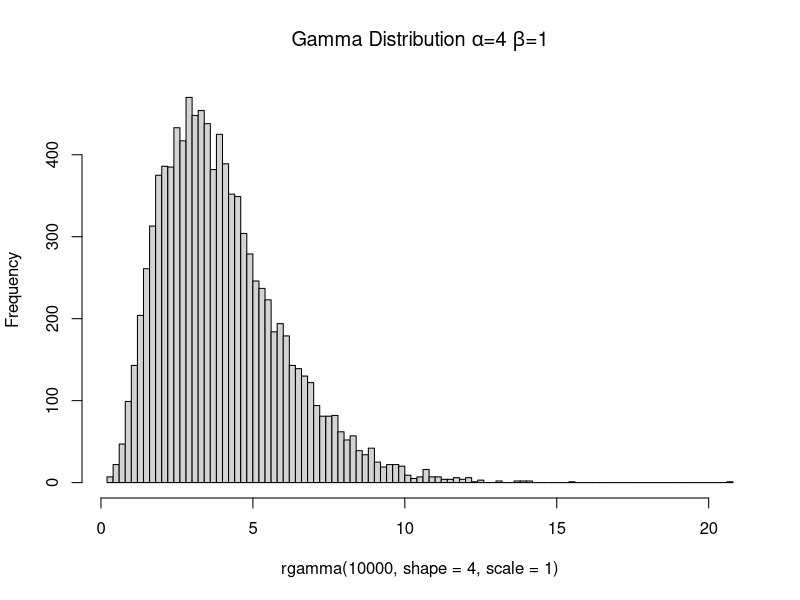
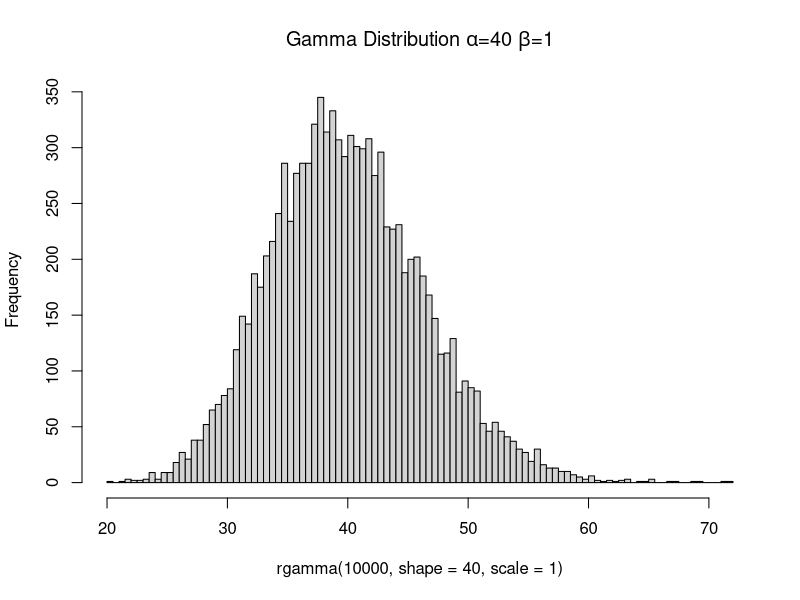
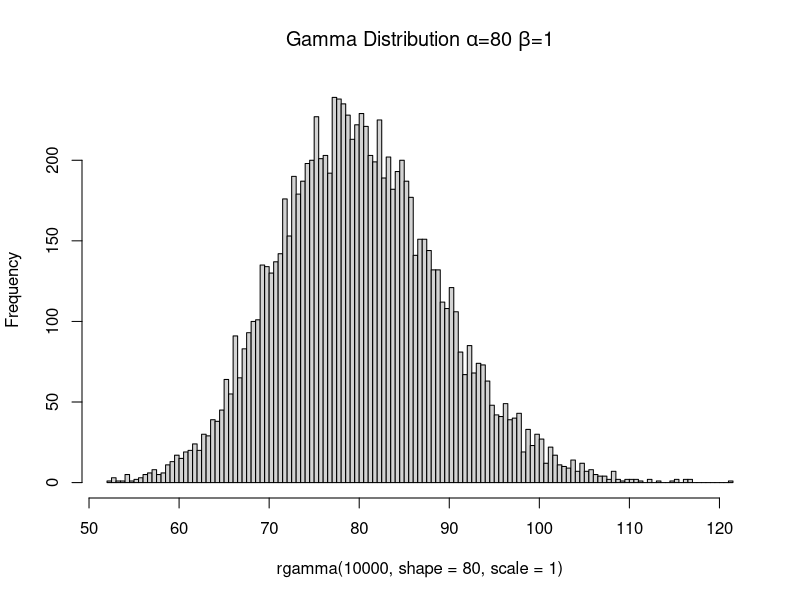
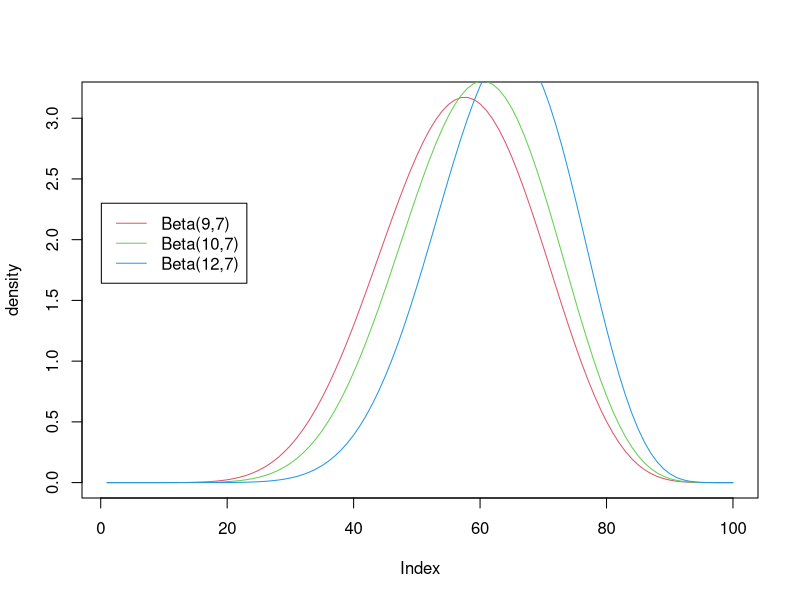
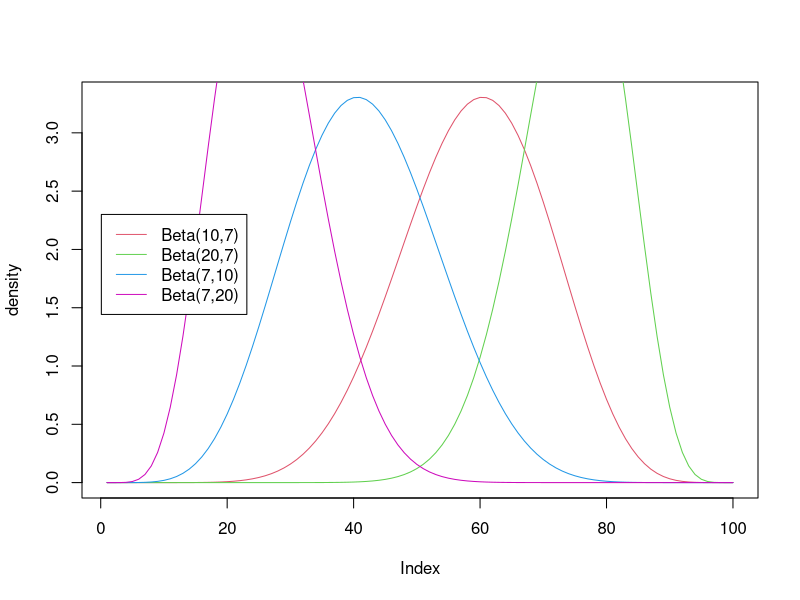
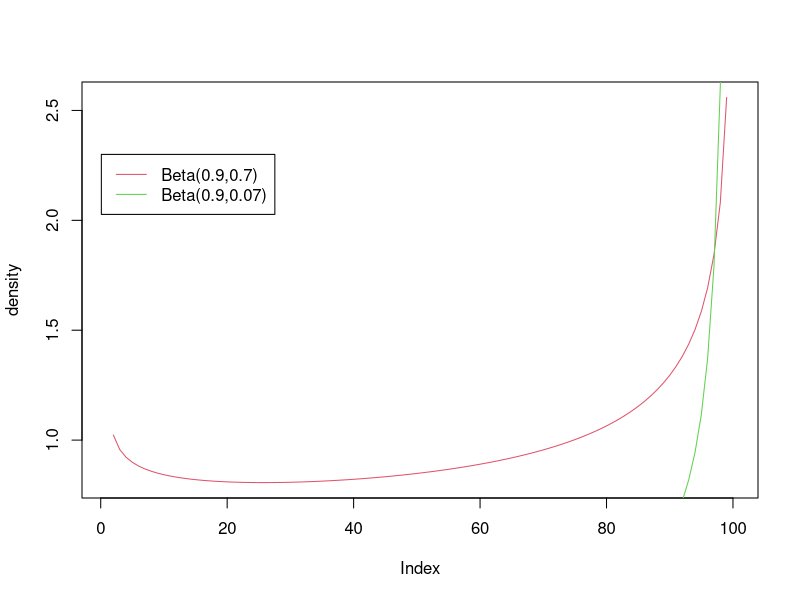
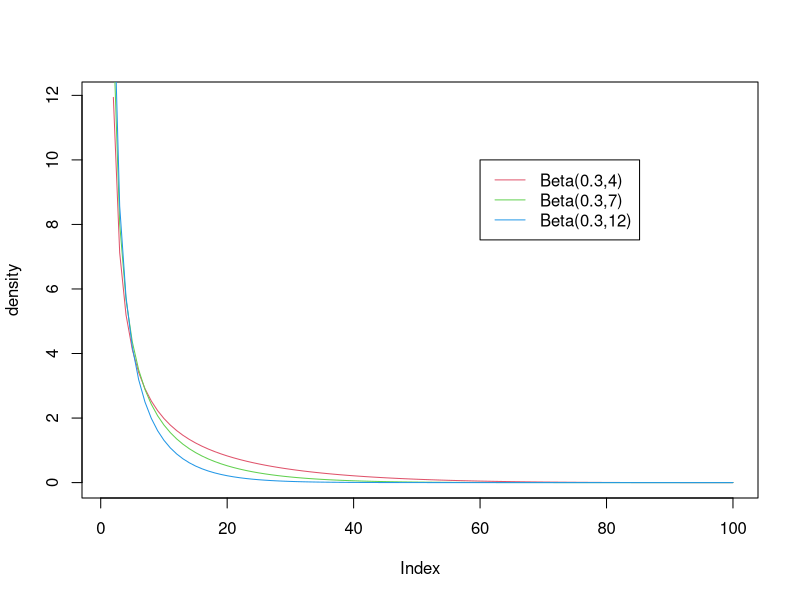
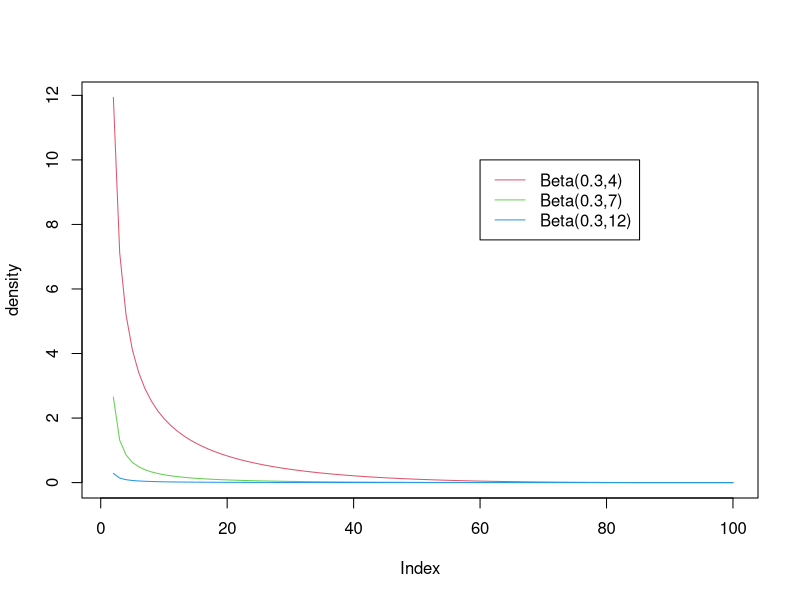

Write R code to recreate these figures, in order.
## ---- chunk 1
knitr::opts_chunk$set(echo = TRUE)
## ---- chunk 2
hist(rgamma(10000,shape = 4,scale = 1),breaks = 100,main = expression(paste("Gamma Distribution ",alpha,"=",4," ",beta,"=",1)))
hist(rgamma(10000,shape = 40,scale = 1),breaks = 100,main = expression(paste("Gamma Distribution ",alpha,"=",40," ",beta,"=",1)))
hist(rgamma(10000,shape = 80,scale = 1),breaks = 100,main = expression(paste("Gamma Distribution ",alpha,"=",80," ",beta,"=",1)))
## ---- chunk 3
p=seq(0,1,length.out = 100)
plot(dbeta(p,shape1 =9, shape2 =7), ylab="density",type ="l", col=2)
lines(dbeta(p,shape1 =10, shape2 =7),type ="l", col=3)
lines(dbeta(p,shape1 =12, shape2 =7),type ="l", col=4)
legend(0.1,2.3, c("Beta(9,7)","Beta(10,7)", "Beta(12,7)"),lty=c(1,1,1),col=c(2,3,4))
## ---- chunk 4
p=seq(0,1,length.out = 100)
plot(dbeta(p,shape1 =10, shape2 =7), ylab="density",type ="l", col=2)
lines(dbeta(p,shape1 =20, shape2 =7),type ="l", col=3)
lines(dbeta(p,shape1 =7, shape2 =10),type ="l", col=4)
lines(dbeta(p,shape1 =7, shape2 =20),type ="l", col=6)
legend(0.1,2.3, c("Beta(10,7)","Beta(20,7)", "Beta(7,10)","Beta(7,20)"),lty=c(1,1,1,1),col=c(2,3,4,6))
## ---- chunk 5
p=seq(0,1,length.out = 100)
plot(dbeta(p,shape1 =0.9, shape2 =0.7), ylab="density",type ="l", col=2)
lines(dbeta(p,shape1 =0.9, shape2 =0.07),type ="l", col=3)
legend(0.1,2.3, c("Beta(0.9,0.7)","Beta(0.9,0.07)"),lty=c(1,1),col=c(2,3))
## ---- chunk 6
p=seq(0,1,length.out = 100)
plot(dbeta(p,shape1 =0.3, shape2 =4), ylab="density",type ="l", col=2)
lines(dbeta(p,shape1 =0.3, shape2 =7),type ="l", col=3)
lines(dbeta(p,shape1 =0.3, shape2 =12),type ="l", col=4)
legend(60,10, c("Beta(0.3,4)","Beta(0.3,7)", "Beta(0.3,12)"),lty=c(1,1,1),col=c(2,3,4))
## ---- chunk 7
pbeta(0.2, shape1=0.3, shape2=4,lower.tail = FALSE)
pbeta(0.2, shape1=0.3, shape2=7,lower.tail = FALSE)
pbeta(0.2, shape1=0.3, shape2=12,lower.tail = FALSE)
## ---- chunk 8
p=seq(0,1,length.out = 100)
plot(dbeta(p,shape1 =0.3, shape2 =4), ylab="density",type ="l", col=2)
lines(dbeta(p,shape1 =0.03, shape2 =4),type ="l", col=3)
lines(dbeta(p,shape1 =0.003, shape2 =4),type ="l", col=4)
legend(60,10, c("Beta(0.3,4)","Beta(0.3,7)", "Beta(0.3,12)"),lty=c(1,1,1),col=c(2,3,4))
## ---- chunk 9

n=40
m=128.6
sd=2.1
mean=130
Z=(m-mean)/(sd/sqrt(n))
Z
## ---- chunk 10
n1 = 30
n2 = 35 
y1 = 1.65 
y2 = 1.43 
s1 = 0.26 
s2 = 0.22

Z=(y1-y2)/sqrt((s1^2)/n1 + (s2^2)/n2)
Z
## ---- chunk 11

x<-c(19.1,38.2,57.3,76.2,95,114,131,150,170)
y<-c(0.095,0.174,0.256,0.348,0.429,0.5,0.58,0.651,0.722)
summary(lm(y~x))
## ---- chunk 12
x<-c(-7,-5,-3,-1,1,3,5,7)
y<-c(18.5,22.6,27.2,31.2,33,44.9,49.4,35)


lm(y~x)
## ---- chunk 13
x<-c(-7,-5,-3,-1,1,3,5,7)
y<-c(18.5,22.6,27.2,31.2,33,44.9,49.4,35)
lm(y~x+I(x^2))
